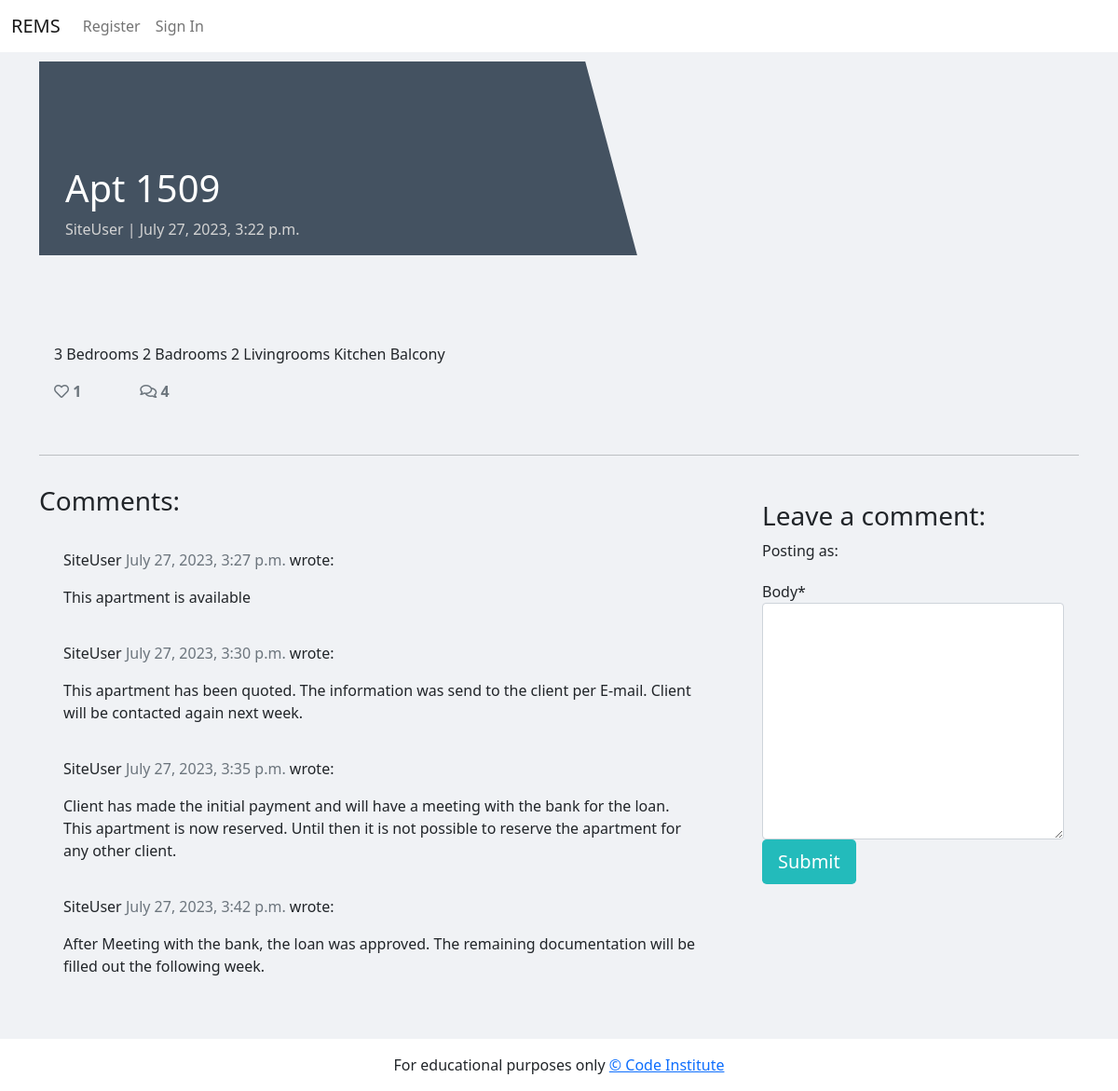
The page /Apt-1509/ on the database its author committed.
### todo/models.py (models this page shows, shortened)
class Ticket(models.Model):
    property = models.OneToOneField(
        Property, on_delete=models.CASCADE, primary_key=True)
    title = models.CharField(max_length=200, unique=True)
    slug = models.SlugField(max_length=200, unique=True)
    author = models.ForeignKey(
        User, on_delete=models.CASCADE, related_name="blog_tickets"
    )
    featured_image = CloudinaryField('image', default='placeholder')
    excerpt = models.TextField(blank=True)
    updated_on = models.DateTimeField(auto_now=True)
    content = models.TextField()
    created_on = models.DateTimeField(auto_now_add=True)
    status = models.IntegerField(choices=STATUS, default=0)
    likes = models.ManyToManyField(
        User, related_name='blogticket_like', blank=True)
    class Meta:
        ordering = ["-created_on"]
    def number_of_likes(self):
        return self.likes.count()

class Comment(models.Model):
    ticket = models.ForeignKey(
        Ticket, on_delete=models.CASCADE, related_name="comments")
    name = models.CharField(max_length=80)
    email = models.EmailField()
    body = models.TextField()
    created_on = models.DateTimeField(auto_now_add=True)
    approved = models.BooleanField(default=False)
    class Meta:
        ordering = ["created_on"]

### todo/views.py (the view, shortened to what this page needs)
# urls.py: path('<slug:slug>/', views.TicketDetail.as_view(), name='ticket_detail'),
class TicketDetail(View):
    def get(self, request, slug, *args, **kwargs):
        queryset = Ticket.objects.filter(status=1)
        ticket = get_object_or_404(queryset, slug=slug)
        comments = ticket.comments.order_by('created_on')
        liked = False
        if ticket.likes.filter(id=self.request.user.id).exists():
            liked = True
        return render(
            request,
            "ticket_detail.html",
            {
                "ticket": ticket,
                "comments": comments,
                "commented": False,
                "liked": liked,
                "comment_form": CommentForm()
            },
        )

### todo/forms.py
class CommentForm(forms.ModelForm):
    class Meta:
        model = Comment
        fields = ('body',)

### templates/ticket_detail.html (shortened to what this page needs)
{% extends 'base.html' %} {% block content %}
{% load crispy_forms_tags %}
<div class="masthead">
    <div class="container">
        <div class="row g-0">
            <div class="col-md-6 masthead-text">
                <h1 class="ticket-title">{{ ticket.title }}</h1>
                <p class="ticket-subtitle">{{ ticket.author }} | {{ ticket.created_on }}</p>
            </div>
            <div class="d-none d-md-block col-md-6 masthead-image">
            </div>
        </div>
    </div>
</div>
<div class="container">
    <div class="row">
        <div class="col card mb-4  mt-3 left  top">
            <div class="card-body">
                <p class="card-text ">
                    {{ ticket.content | safe }}
                </p>
                <div class="row">
                    <div class="col-1">
                        <strong>
                            {% if user.is_authenticated %}
                            <form class="d-inline" action="{% url 'ticket_like' ticket.slug %}" method="POST">
                                {% csrf_token %}
                                {% if liked %}
                                <button type="submit" name="blogticket_id" value="{{ticket.slug}}" class="btn-like"><i class="fas fa-heart"></i></button>
                                {% else %}
                                <button type="submit" name="blogticket_id" value="{{ticket.slug}}" class="btn-like"><i class="far fa-heart"></i></button>
                                {% endif %}
                            </form>
                            {% else %}
                            <span class="text-secondary"><i class="far fa-heart"></i></span>
                            {% endif %}
                        <span class="text-secondary">{{ ticket.number_of_likes }} </span>
                        </strong>
                    </div>
                    <div class="col-1">
                        {% with comments.count as total_comments %}
                        <strong class="text-secondary"><i class="far fa-comments"></i>
                            {{ total_comments }}</strong>
                        {% endwith %}
                    </div>
                </div>
            </div>
        </div>
    </div>
    <div class="row">
        <div class="col">
            <hr>
        </div>
    </div>
    <div class="row">
        <div class="col-md-8 card mb-4  mt-3 ">
            <h3>Comments:</h3>
            <div class="card-body">
                {% for comment in comments %}
                <div class="comments" style="padding: 10px;">
                    <p class="font-weight-bold">
                        {{ comment.name }}
                        <span class=" text-muted font-weight-normal">
                            {{ comment.created_on }}
                        </span> wrote:
                    </p>
                    {{ comment.body | linebreaks }}
                </div>
                {% endfor %}
            </div>
        </div>
        <div class="col-md-4 card mb-4  mt-3 ">
            <div class="card-body">
                <h3>Leave a comment:</h3>
                <p>Posting as: {{ user.username }}</p>
                <form method="post" style="margin-top: 1.3em;">
                    {{ comment_form | crispy }}
                    <button type="submit" class="btn btn-signup btn-lg">Submit</button>
                </form>
            </div>
        </div>
    </div>
</div>
{% endblock content %}

### static/css/style.css (style rules this page uses)
body { display: flex; min-height: 100vh; flex-direction: column; background-color: #F9FAFC; }
.main-bg { background-color: #f0f2f5; }
.card { border: none; background-color: transparent; }
.masthead { margin-top: 10px; overflow: hidden; position: relative; display: inline-block; height: 33vh; width: 100%; }
.masthead-text { background-color: #445261; color: white; position: relative; }
.masthead-image { position: relative; overflow: hidden; }
.masthead-image:after { content: ""; position: absolute; top: 0; right: 90%; height: 100%; width: 150%; background: #445261; -webkit-transform: skew(15deg); -moz-transform: skew(15deg); transform: skew(15deg); z-index: 100; }
.ticket-title { margin-top: 20%; margin-left: 5%; }
.ticket-subtitle { margin-left: 5%; color: lightgray; }
.btn-signup { background-color: #23BBBB; color: #fff; }

### rows shown on the page
Ticket: title "Apt 1509", author "SiteUser", created_on "July 27, 2023, 3:22 p.m.", content "3 Bedrooms 2 Badrooms 2 Livingrooms Kitchen Balcony", number_of_likes "1"
Comment: name "SiteUser", created_on "July 27, 2023, 3:27 p.m.", body "This apartment is available"
Comment: name "SiteUser", created_on "July 27, 2023, 3:30 p.m.", body "This apartment has been quoted. The information was send to the client per E-mail. Client will be contacted again next week."
Comment: name "SiteUser", created_on "July 27, 2023, 3:35 p.m.", body "Client has made the initial payment and will have a meeting with the bank for the loan. This apartment is now reserved. Until then it is not possible to reserve the apartment for any other client."
Comment: name "SiteUser", created_on "July 27, 2023, 3:42 p.m.", body "After Meeting with the bank, the loan was approved. The remaining documentation will be filled out the following week."

### other values the page prints
{{ total_comments }} "4"
